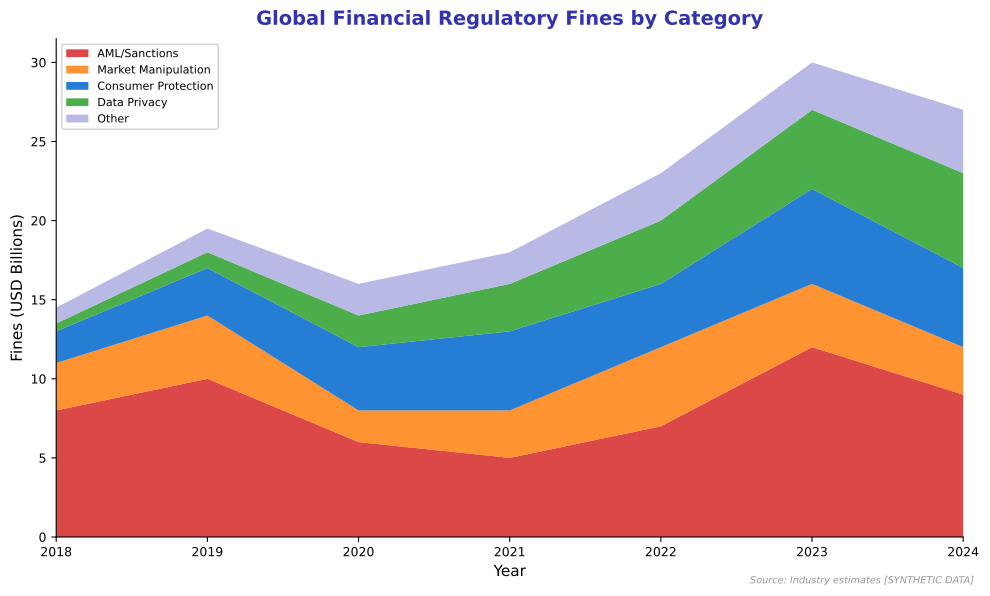

Python code for this plot:
"""
Regulatory Fines in Financial Services
Shows major fines by category

Output: regulatory_fines.pdf
Module: module_04_traditional
Lesson: 43 - RegTech Compliance
"""

from pathlib import Path
import matplotlib.pyplot as plt
import numpy as np

plt.rcParams.update({
    'font.size': 10,
    'axes.labelsize': 10,
    'axes.titlesize': 11,
    'xtick.labelsize': 9,
    'ytick.labelsize': 9,
    'legend.fontsize': 9,
    'figure.figsize': (10, 6),
    'figure.dpi': 150
})

MLPURPLE = '#3333B2'
MLBLUE = '#0066CC'
MLORANGE = '#FF7F0E'
MLGREEN = '#2CA02C'
MLRED = '#D62728'
MLLAVENDER = '#ADADE0'

def create_chart():
    fig, ax = plt.subplots(figsize=(10, 6))

    years = [2018, 2019, 2020, 2021, 2022, 2023, 2024]

    # Fines by category (billions USD)
    aml_sanctions = [8, 10, 6, 5, 7, 12, 9]
    market_manipulation = [3, 4, 2, 3, 5, 4, 3]
    consumer_protection = [2, 3, 4, 5, 4, 6, 5]
    data_privacy = [0.5, 1, 2, 3, 4, 5, 6]
    other = [1, 1.5, 2, 2, 3, 3, 4]

    ax.stackplot(years, aml_sanctions, market_manipulation, consumer_protection,
                 data_privacy, other,
                 labels=['AML/Sanctions', 'Market Manipulation', 'Consumer Protection',
                        'Data Privacy', 'Other'],
                 colors=[MLRED, MLORANGE, MLBLUE, MLGREEN, MLLAVENDER], alpha=0.85)

    ax.set_xlabel('Year', fontsize=11)
    ax.set_ylabel('Fines (USD Billions)', fontsize=11)
    ax.set_title('Global Financial Regulatory Fines by Category', fontsize=14,
                 fontweight='bold', color=MLPURPLE, pad=10)

    ax.legend(loc='upper left', framealpha=0.9, fontsize=8)
    ax.set_xlim(2018, 2024)

    ax.spines['top'].set_visible(False)
    ax.spines['right'].set_visible(False)

    fig.text(0.98, 0.02, 'Source: Industry estimates [SYNTHETIC DATA]',
             fontsize=7, color='#999999', ha='right', style='italic')

    plt.tight_layout()

    output_path = Path(__file__).parent / 'regulatory_fines.pdf'
    plt.savefig(output_path, format='pdf', dpi=300, bbox_inches='tight')
    plt.close()
    print(f"Chart saved to: {output_path}")
    return output_path

if __name__ == '__main__':
    create_chart()
